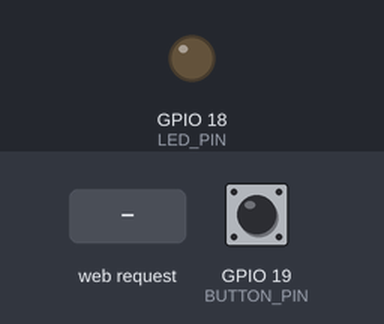
The sketch below on a simulated ESP32-C6. Parts: output pins drawn as LEDs (lit = HIGH). The inputs (shaded band) are chosen by the test bench; at power-on: GPIO 19 (BUTTON_PIN) HIGH. WiFi joins after 1.5 s; servers stay silent unless stated; what the sketch prints to the serial monitor is not drawn.

Above: at 3.7 s.
3.8 s: GPIO 19 (BUTTON_PIN) pulled LOW for 0.15 s
At 4.8 s:
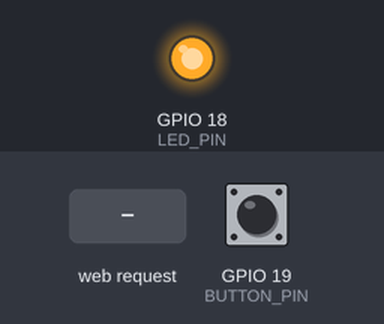
8.4 s: GPIO 19 (BUTTON_PIN) pulled LOW for 1 s
At 10.6 s:
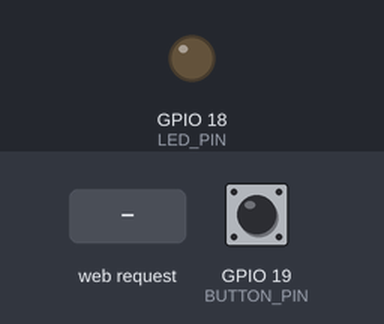
10.9 s: GPIO 19 (BUTTON_PIN) pulled LOW for 3.2 s
At 14.4 s:
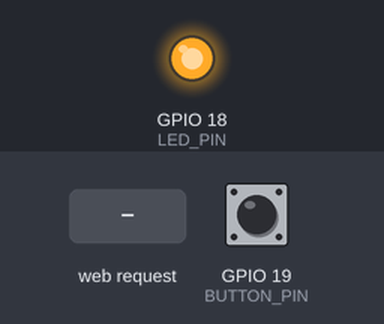
15.6 s: HTTP request GET /off received
At 16.9 s:
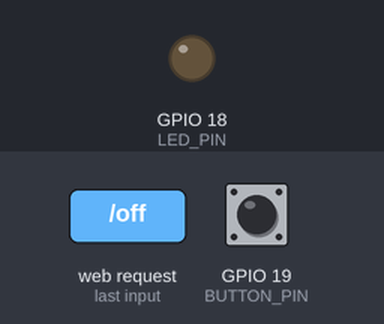
Timing chart, 0 to 18.1 s (numbered marks = the images above; inputs shaded):
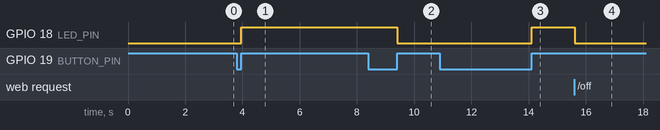

Measured:
- after the input at 3.8 s, GPIO 18 (LED_PIN): LOW → HIGH after 0.15 s
- after the input at 8.4 s, GPIO 18 (LED_PIN): HIGH → LOW after 1.0 s
- after the input at 10.9 s, GPIO 18 (LED_PIN): LOW → HIGH after 3.2 s
- after the input at 15.6 s, GPIO 18 (LED_PIN): HIGH → LOW at once

The sketch:

webserver.ino
```cpp
#include <WiFi.h>       // Inclui a biblioteca WiFi para conectar ao WiFi
#include <WebServer.h>  // Inclui a biblioteca WebServer para criar um servidor web
#include "html_page.h"  // Inclui o arquivo HTML que contém a página web

const uint8_t LED_PIN = 18;     // Define o pino do LED
const uint8_t BUTTON_PIN = 19;  // Define o pino do botão

bool statusLED = LOW;           // Status do LED  (LOW = Desligado / HIGH = Ligado)

// Credenciais de rede WiFi
const char* ssid     = "****";
const char* password = "****";

WebServer server(80);

// Evento WiFi IP
void WiFiGotIP(WiFiEvent_t event, WiFiEventInfo_t info){
  Serial.println("WiFi Conectado, IP:");
  Serial.println(WiFi.localIP());
}

// Evento WiFi Desconectado
void WiFiStationDisconnected(WiFiEvent_t event, WiFiEventInfo_t info){
  Serial.println("Desconectado do WiFi");
  Serial.print("WiFi perdeu a conexão. Razão: ");
  Serial.println(info.wifi_sta_disconnected.reason);
  Serial.println("Tentando reconectar");
  WiFi.begin(ssid, password);
}

void handleStatus() {
  server.send(200, "text/plain", statusLED ? "on" : "off"); // Retorna o status do LED como texto simples
  Serial.println("Status do LED: ");
  Serial.println(statusLED ? "on" : "off");                 //Imprime o status do LED
}

void LEDon(){
  statusLED = HIGH;
  digitalWrite(LED_PIN, HIGH);
  server.send(200, "text/plain", "on");  // Retorna "on" como status do LED
  Serial.println("LED ligado");          // Imprime no console que o LED foi ligado
}

void LEDoff(){
  statusLED = LOW;
  digitalWrite(LED_PIN, LOW);
  server.send(200, "text/plain", "off"); // Retorna "off" como status do LED
  Serial.println("LED desligado");       // Imprime no console que o LED foi desligado
}

void handleRoot(){
  Serial.println("Acessando a página principal");
  server.send(200, "text/html", index_html); // Retorna o HTML para o cliente
}

void handleNotFound() {
  Serial.println("Página não encontrada");
  server.send(404, "text/plain", "Not found"); // Retorna uma resposta 404 Not Found
}

void setup() {
  Serial.begin(115200);
  pinMode(LED_PIN, OUTPUT);          // Configura o pino do LED como saída
  pinMode(BUTTON_PIN, INPUT_PULLUP); // Configura o pino do botão como entrada com pull-up interno
  digitalWrite(LED_PIN, LOW);        // Garante que o LED comece desligado

  WiFi.mode(WIFI_STA);
  WiFi.config(INADDR_NONE, INADDR_NONE, INADDR_NONE, INADDR_NONE);

  WiFi.disconnect(true);  // Desconecta de qualquer rede WiFi
  delay(1000);            // Aguarda 1 segundo

  // Registra os eventos do WiFi
  WiFi.onEvent(WiFiGotIP, WiFiEvent_t::ARDUINO_EVENT_WIFI_STA_GOT_IP);
  WiFi.onEvent(WiFiStationDisconnected, WiFiEvent_t::ARDUINO_EVENT_WIFI_STA_DISCONNECTED);

  //Conecta na rede WiFi
  WiFi.begin(ssid, password);
  while (WiFi.status() != WL_CONNECTED) {
    delay(500);
    Serial.print(".");
  }

  // Definicao de Rotas do Servidor (como um Backend)
  server.on("/", handleRoot);
  server.on("/on", LEDon);
  server.on("/off", LEDoff);
  server.on("/status", handleStatus);
  server.onNotFound(handleNotFound);

  server.begin(); // Inicia o servidor web
  Serial.println("Servidor iniciado");
}

void loop() {
  server.handleClient();

  // Verifica o estado do botão
  if (digitalRead(BUTTON_PIN) == LOW) {             // Botão pressionado
    while (digitalRead(BUTTON_PIN) == LOW);         // Aguarda o botão ser solto
    statusLED = !statusLED;                         // Inverte o estado do LED
    digitalWrite(LED_PIN, statusLED ? HIGH : LOW);  // Atualiza o LED
    Serial.println("Botão pressionado, LED atualizado");
  }

  delay(10); // Pequena pausa para evitar sobrecarga do loop
}
```

html_page.h
```cpp
/*
PROGMEM is used to store the HTML page in flash memory on an ESP32.
Because the ESP32 has limited RAM, storing large strings in flash memory helps to conserve RAM for other tasks.
*/
const char index_html[] PROGMEM = R"rawliteral(
<!DOCTYPE html>
<html>
  <head>
    <meta charset="UTF-8" />
    <meta name="viewport" content="width=device-width, initial-scale=1.0" />
    <title>Web Server ESP32</title>
    <link rel="stylesheet" href="https://cdnjs.cloudflare.com/ajax/libs/font-awesome/6.7.2/css/all.min.css" />
    <link rel="stylesheet" href="https://fonts.googleapis.com/css2?family=Montserrat:wght@400;600;700&display=swap" />
    <style>
      :root {
        --white-color: #fff;
        --primary-color: #002a5a;
        --secondary-color: #0053b2;
        --footer-color: #192e40;
        --site-max-width: 1300px;
        --font-size-l: 1.5rem;
      }
      * {
        box-sizing: border-box;
        margin: 0;
        padding: 0;
        font-family: "Montserrat", sans-serif;
      }
      html,
      body {
        height: 100%;
        display: flex;
        flex-direction: column;
      }
      main {
        flex: 1;
      }
      a {
        text-decoration: none;
      }
      .section-content {
        max-width: var(--site-max-width);
        margin: 0 auto;
        padding: 0rem 2rem;
      }
      header {
        background-color: var(--primary-color);
        color: var(--white-color);
        display: flex;
        flex-direction: column;
        align-items: center;
        padding: 20px;
        gap: 10px;
        text-align: center;
      }

      .section-content .grid-container {
        display: grid;
        grid-template-columns: repeat(auto-fit, minmax(240px, 1fr));
        gap: 30px;
        padding: 2rem;
      }
      .section-content .grid-container .card {
        border-radius: 10px;
        padding: 10px;
        box-shadow: 4px 4px 4px 4px rgba(0, 0, 0, 0.1);
        text-align: center;
        height: 150px;
        display: flex;
        flex-direction: column;
        justify-content: center;
        align-items: center;
        gap: 10px;
      }
      .switch {
        position: relative;
        display: inline-block;
        width: 80px;
        height: 40px;
      }
      .switch input {
        opacity: 0;
        width: 0;
        height: 0;
      }
      .slider {
        position: absolute;
        cursor: pointer;
        top: 0;
        left: 0;
        right: 0;
        bottom: 0;
        background-color: #ccc;
        -webkit-transition: 0.4s;
        transition: 0.4s;
        border-radius: 40px;
      }
      .slider:before {
        position: absolute;
        content: "";
        height: 30px;
        width: 30px;
        left: 8px;
        bottom: 5px;
        background-color: #fff;
        -webkit-transition: 0.4s;
        transition: 0.4s;
        border-radius: 40px;
      }
      input:checked + .slider {
        background-color: #2196f3;
      }
      input:checked + .slider:before {
        -webkit-transform: translateX(30px);
        -ms-transform: translateX(30px);
        transform: translateX(30px);
      }
      .title {
        font-size: var(--font-size-l);
        font-weight: bold;
      }
      .ledOn {
        color: green;
      }
      .ledOff {
        color: red;
      }
      .grid-container .temp-umid-card {
        color: var(--secondary-color);
      }
      .grid-container .light-card {
        color: green;
      }
      input[type="range"] {
        width: 100%;
        margin: 10px 0;
        border-radius: 20px;
        -webkit-appearance: none;
        appearance: none;
        background: #ddd;
        height: 10px;
        cursor: pointer;
        outline: none;
      }
      input[type="range"]::-webkit-slider-thumb {
        -webkit-appearance: none;
        appearance: none;
        width: 20px;
        height: 20px;
        border-radius: 50%;
        background: green;
        cursor: pointer;
      }
      input[type="range"]::-moz-range-thumb {
        width: 20px;
        height: 20px;
        border-radius: 50%;
        background: green;
        cursor: pointer;
      }
      .footer-section {
        background-color: var(--footer-color);
        color: var(--white-color);
        padding: 20px 0;
      }
      .footer-section .section-content {
        display: flex;
        align-items: center;
        justify-content: space-between;
      }
      .footer-section :where(.copyright-text, .social-link, .dev-link) {
        color: var(--white-color);
      }
      .footer-section .social-link-list {
        display: flex;
        gap: 20px;
      }
      .footer-section .social-link-list .social-link {
        font-size: var(--font-size-l);
      }
      @media screen and (max-width: 820px) {
        .footer-section .section-content {
          flex-direction: column;
          gap: 10px;
          text-align: center;
        }
      }
    </style>
  </head>
  <body>
    <header>
      <img src="https://embarcados.com.br/wp-content/uploads/2020/02/logo-238x76-1.png.webp" alt="logo_embarcados" />
      <h1>ESP32-C6 Web Server</h1>
    </header>
    <main>
      <section class="section-content">
        <div class="grid-container">
          <!-- CARD LED -->
          <div class="card">
            <p>
              <i class="fas fa-lightbulb fa-2x ledOff" id="iconLED18"></i>
              <strong class="title">(LED) 18</strong>
            </p>
            <p>GPIO state: <strong id="estadoLED18">Carregando...</strong></p>
            <label class="switch">
              <input type="checkbox" onchange="toggleLed(this)" id="led18" />
              <span class="slider"></span>
            </label>
          </div>

          <!-- Temperatura -->
          <!-- <div class="card temp-umid-card">
            <p>
              <i class="fas fa-thermometer-half fa-2x"></i>
              <strong class="title">Temperatura</strong>
            </p>
            <p class="title"><span>Carregando...</span>°C</p>
          </div> -->

          <!-- Umidade -->
          <!-- <div class="card temp-umid-card">
            <p>
              <i class="fas fa-water fa-2x"></i>
              <strong class="title">Umidade</strong>
            </p>
            <p class="title"><span>Carregando...</span>%</p>
          </div> -->

          <!-- Luz (LDR) -->
          <!-- <div class="card light-card">
            <p>
              <i class="fas fa-sun fa-2x"></i>
              <strong class="title">Luz</strong>
            </p>
            <p class="title"><span>Carregando...</span></p>
          </div> -->

          <!-- PWM -->
          <!-- <div class="card light-card">
            <p>
              <i class="fas fa-sun fa-2x"></i>
              <strong class="title">PWM</strong>
            </p>
            <input type="range" id="pwmSlider" min="0" max="255" value="0" oninput="setPWM(this.value)" />
            <p class="title"><span id="pwmValue">0</span></p>
          </div> -->
        </div>
      </section>
    </main>
    <footer class="footer-section">
      <div class="section-content">
        <p class="copyright-text">&copy; Embarcados - Todos os direitos reservados</p>
        <div class="social-link-list">
          <a href="https://www.linkedin.com/company/embarcados" class="social-link" target="_blank" rel="noopener noreferrer" referrerpolicy="no-referrer">
            <i class="fa-brands fa-linkedin"></i>
          </a>
          <a href="https://www.instagram.com/portalembarcados" class="social-link">
            <i class="fa-brands fa-instagram"></i>
          </a>
        </div>
        <p class="dev-text">
          <a href="https://www.linkedin.com/in/iguilherme" class="dev-link">Desenvolvido por Guilherme Fernandes</a>
        </p>
      </div>
    </footer>

    <script>
      function setPWM(value) {
        document.getElementById("pwmValue").innerText = value;
      }
      function atualizarEstado(estado) {
        const estadoLED = document.getElementById("estadoLED18");
        const iconLED = document.getElementById("iconLED18");
        estadoLED.innerText = estado == "on" ? "ON" : "OFF";
        iconLED.classList.remove("ledOff", "ledOn");
        iconLED.classList.add(estado === "on" ? "ledOn" : "ledOff");
        document.getElementById("led18").checked = estado === "on";
      }
      async function atualizarStatus() {
        try {
          const response = await fetch("/status");
          const data = await response.text();
          if (!response.ok) {
            throw new Error("Erro ao buscar o status do servidor");
          }
          atualizarEstado(data);
        } catch (error) {
          console.error(error);
        }
      }
      async function toggleLed(element) {
        element.checked ? await ligarLED() : await desligarLED();
      }
      async function ligarLED() {
        try {
          const response = await fetch("/on");
          const data = await response.text();
          if (!response.ok) {
            throw new Error("Erro ao ligar o LED");
          }
          atualizarEstado(data);
        } catch (error) {
          console.error(error);
        }
      }
      async function desligarLED() {
        try {
          const response = await fetch("/off");
          const data = await response.text();
          if (!response.ok) {
            throw new Error("Erro ao desligar o LED");
          }
          atualizarEstado(data);
        } catch (error) {
          console.error(error);
        }
      }
      atualizarStatus();
    </script>
  </body>
</html>
)rawliteral";
```
